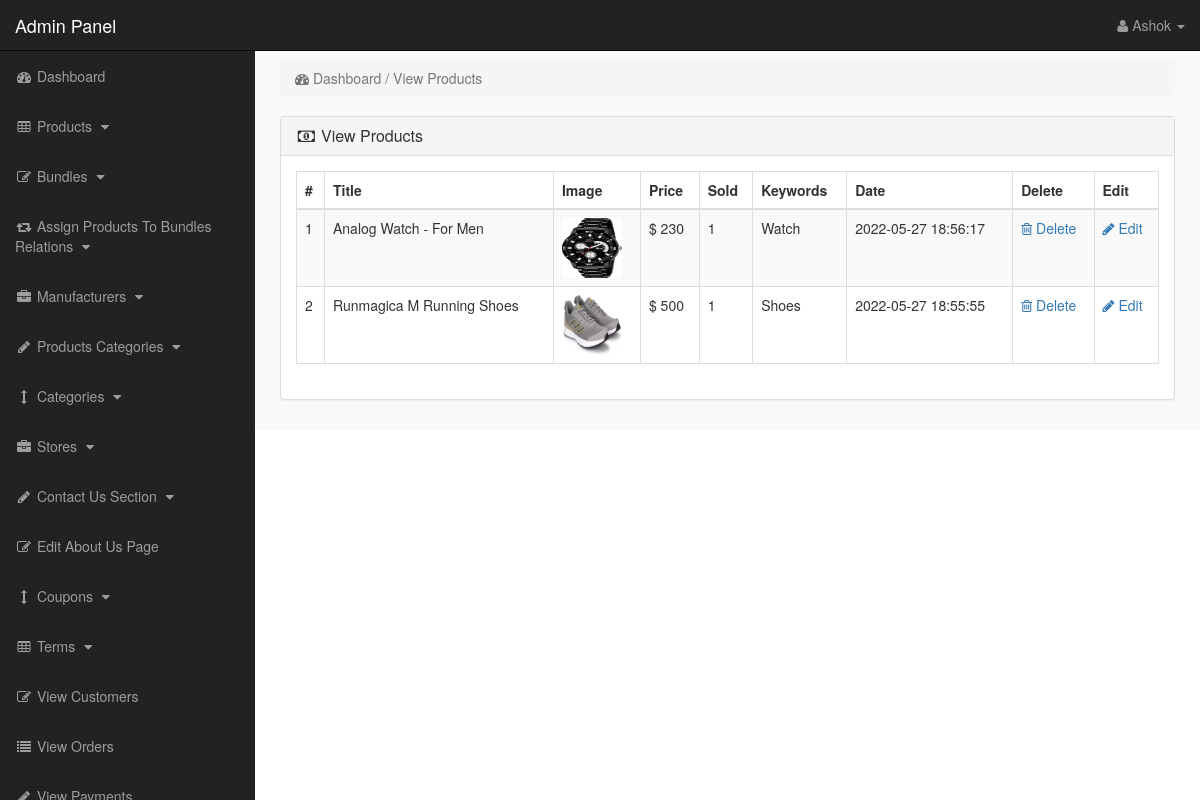
/admin_area/index.php?view_products (signed in), run on the app's committed database.
### tables this page shows
CREATE TABLE `products` (
  `product_id` int(10) NOT NULL,
  `p_cat_id` int(10) NOT NULL,
  `cat_id` int(10) NOT NULL,
  `manufacturer_id` int(10) NOT NULL,
  `date` timestamp NOT NULL DEFAULT current_timestamp() ON UPDATE current_timestamp(),
  `product_title` text NOT NULL,
  `product_url` text NOT NULL,
  `product_img1` text NOT NULL,
  `product_img2` text NOT NULL,
  `product_img3` text NOT NULL,
  `product_price` int(10) NOT NULL,
  `product_psp_price` int(100) NOT NULL,
  `product_desc` text NOT NULL,
  `product_features` text NOT NULL,
  `product_video` text NOT NULL,
  `product_keywords` text NOT NULL,
  `product_label` text NOT NULL,
  `status` varchar(255) NOT NULL
);

### admin_area/view_products.php (the view)
<?php
if(!isset($_SESSION['admin_email'])){
echo "<script>window.open('login.php','_self')</script>";
}
else {
?>
<div class="row">
<div class="col-lg-12" >
<ol class="breadcrumb" >
<li class="active" >
<i class="fa fa-dashboard"></i> Dashboard / View Products
</li>
</ol>
</div>
</div>
<div class="row" >
<div class="col-lg-12" >
<div class="panel panel-default" >
<div class="panel-heading" >
<h3 class="panel-title" >
<i class="fa fa-money fa-fw" ></i> View Products
</h3>
</div>
<div class="panel-body" >
<div class="table-responsive" >
<table class="table table-bordered table-hover table-striped" >
<thead>
<tr>
<th>#</th>
<th>Title</th>
<th>Image</th>
<th>Price</th>
<th>Sold</th>
<th>Keywords</th>
<th>Date</th>
<th>Delete</th>
<th>Edit</th>
</tr>
</thead>
<tbody>
<?php
$i = 0;
$get_pro = "select * from products where status='product'";
$run_pro = mysqli_query($con,$get_pro);
while($row_pro=mysqli_fetch_array($run_pro)){
$pro_id = $row_pro['product_id'];
$pro_title = $row_pro['product_title'];
$pro_image = $row_pro['product_img1'];
$pro_price = $row_pro['product_price'];
$pro_keywords = $row_pro['product_keywords'];
$pro_date = $row_pro['date'];
$i++;
?>
<tr>
<td><?php echo $i; ?></td>
<td><?php echo $pro_title; ?></td>
<td><img src="product_images/<?php echo $pro_image; ?>" width="60" height="60"></td>
<td>$ <?php echo $pro_price; ?></td>
<td>
<?php
$get_sold = "select * from pending_orders where product_id='$pro_id'";
$run_sold = mysqli_query($con,$get_sold);
$count = mysqli_num_rows($run_sold);
echo $count;
?>
</td>
<td> <?php echo $pro_keywords; ?> </td>
<td><?php echo $pro_date; ?></td>
<td>
<a href="index.php?delete_product=<?php echo $pro_id; ?>">
<i class="fa fa-trash-o"> </i> Delete
</a>
</td>
<td>
<a href="index.php?edit_product=<?php echo $pro_id; ?>">
<i class="fa fa-pencil"> </i> Edit
</a>
</td>
</tr>
<?php } ?>
</tbody>
</table>
</div>
</div>
</div>
</div>
</div>
<?php } ?>

### admin_area/includes/sidebar.php (shortened to what this page needs)
<?php
if(!isset($_SESSION['admin_email'])){
echo "<script>window.open('login.php','_self')</script>";
}
else {
?>
<nav class="navbar navbar-inverse navbar-fixed-top" >
<div class="navbar-header" >
<a class="navbar-brand" href="index.php?dashboard" >Admin Panel</a>
</div>
<ul class="nav navbar-right top-nav" >
<li class="dropdown" >
<a href="#" class="dropdown-toggle" data-toggle="dropdown" >
<i class="fa fa-user" ></i>
<?php echo $admin_name; ?> <b class="caret" ></b>
</a>
</li>
</ul>
<div class="collapse navbar-collapse navbar-ex1-collapse">
<ul class="nav navbar-nav side-nav">
<li>
<a href="index.php?dashboard">
<i class="fa fa-fw fa-dashboard"></i> Dashboard
</a>
</li>
<li>
<a href="#" data-toggle="collapse" data-target="#products">
<i class="fa fa-fw fa-table"></i> Products
<i class="fa fa-fw fa-caret-down"></i>
</a>
</li>
<li>
<a href="#" data-toggle="collapse" data-target="#bundles">
<i class="fa fa-fw fa-edit"></i> Bundles
<i class="fa fa-fw fa-caret-down"></i>
</a>
</li>
<li>
<a href="#" data-toggle="collapse" data-target="#relations">
<i class="fa fa-fw fa-retweet"></i> Assign Products To Bundles Relations
<i class="fa fa-fw fa-caret-down"></i>
</a>
</li>
<li>
<a href="#" data-toggle="collapse" data-target="#manufacturers">
<i class="fa fa-fw fa-briefcase"></i> Manufacturers
<i class="fa fa-fw fa-caret-down"></i>
</a>
</li>
<li>
<a href="#" data-toggle="collapse" data-target="#p_cat">
<i class="fa fa-fw fa-pencil"></i> Products Categories
<i class="fa fa-fw fa-caret-down"></i>
</a>
</li>
<li>
<a href="#" data-toggle="collapse" data-target="#cat">
<i class="fa fa-fw fa-arrows-v"></i> Categories
<i class="fa fa-fw fa-caret-down"></i>
</a>
</li>
<li>
<a href="#" data-toggle="collapse" data-target="#store">
<i class="fa fa-fw fa-briefcase"></i> Stores
<i class="fa fa-fw fa-caret-down"></i>
</a>
</li>
<li>
<a href="#" data-toggle="collapse" data-target="#contact_us">
<i class="fa fa-fw fa-pencil"> </i> Contact Us Section
<i class="fa fa-fw fa-caret-down"></i>
</a>
</li>
<li>
<a href="index.php?edit_about_us">
<i class="fa fa-fw fa-edit"></i> Edit About Us Page
</a>
</li>
<li>
<a href="#" data-toggle="collapse" data-target="#coupons">
<i class="fa fa-fw fa-arrows-v"></i> Coupons
<i class="fa fa-fw fa-caret-down"></i>
</a>
</li>
<li>
<a href="#" data-toggle="collapse" data-target="#terms" >
<i class="fa fa-fw fa-table"></i> Terms
<i class="fa fa-fw fa-caret-down"></i>
</a>
</li>
<li>
<a href="index.php?view_customers">
<i class="fa fa-fw fa-edit"></i> View Customers
</a>
</li>
<li>
<a href="index.php?view_orders">
<i class="fa fa-fw fa-list"></i> View Orders
</a>
</li>
<li>
<a href="index.php?view_payments">
<i class="fa fa-fw fa-pencil"></i> View Payments
</a>
</li>
</ul>
</div>
</nav>
<?php } ?>

### admin_area/css/style.css (style rules this page uses)
body { margin-top:100px; }
@media (min-width: 768px) { body { margin-top:50px; } }
.top-nav { padding:0 15px; }
.top-nav>li { display:inline-block; float:left; }
.top-nav>li>a { padding-top:15px; padding-bottom:15px; line-height:20px; color:#999; }
@media (min-width: 768px) { .side-nav { position:fixed; top:51px; width:255px; border-radius:0; overflow-y:auto; background-color: #222; bottom:0; overflow-x:hidden; padding-bottom:40px; } }
@media (min-width: 768px) { .side-nav>li>a { width:255px; } }
.panel-body { border-radius:5px; }

### data on the page
products: product_title "Analog Watch - For Men", product_img1 (picture), product_price "230", count "1", product_keywords "Watch", date "2022-05-27 18:56:17"
products: product_title "Runmagica M Running Shoes", product_img1 (picture), product_price "500", count "1", product_keywords "Shoes", date "2022-05-27 18:55:55"

### other printed values
$admin_name "Ashok"
